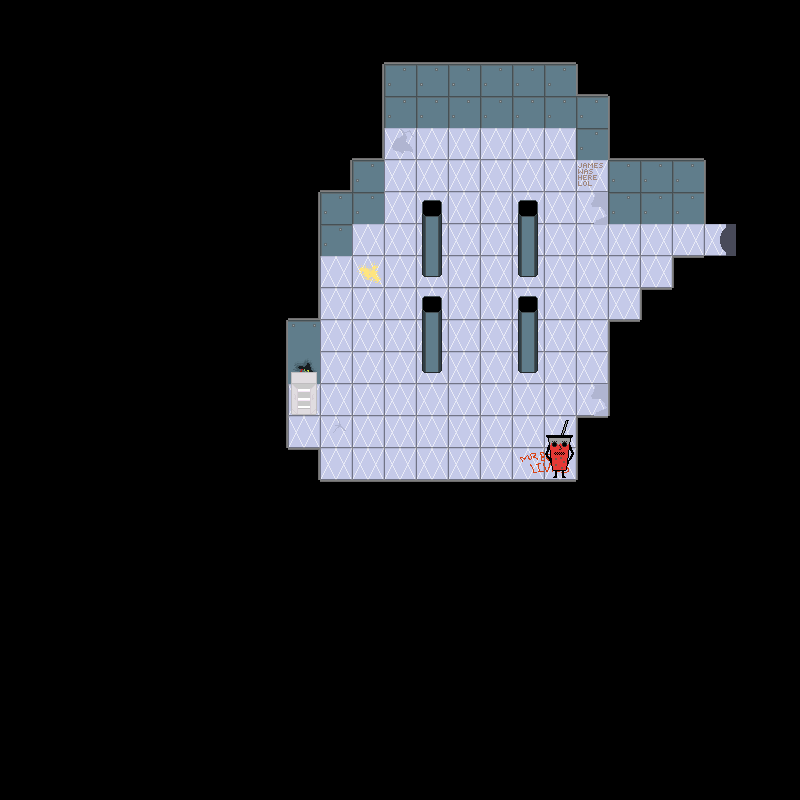

Rendered tile map (Tiled .tmx) drawn with the repository's tilesets; below, a short description and the full map source, tile grids included:
An orthogonal 25x25 tile map with 32x32 px tiles, 5 tile layers (backgroundLayer, wallLayer, objectLayer, objectAboveLayer, ...), 2 tilesets and 1 object.

<map version="1.2" tiledversion="1.2.3" orientation="orthogonal" renderorder="right-down" width="25" height="25" tilewidth="32" tileheight="32" infinite="0" nextlayerid="7" nextobjectid="2">
 <tileset firstgid="1" name="f2tiles" tilewidth="32" tileheight="32" tilecount="56" columns="8">
  <image source="../../assets/Floor 2/f2spritesheet.png" width="256" height="224" />
 </tileset>
 <tileset firstgid="57" name="f2objs" tilewidth="32" tileheight="32" tilecount="16" columns="4">
  <image source="../../assets/Floor 2/objspritesheet.png" width="128" height="128" />
 </tileset>
 <layer id="1" name="backgroundLayer" width="25" height="25">
  <data encoding="csv">
1,1,1,1,1,1,1,1,1,1,1,1,1,1,1,1,1,1,1,1,1,1,1,1,1,
1,1,1,1,1,1,1,1,1,1,1,1,1,1,1,1,1,1,1,1,1,1,1,1,1,
1,1,1,1,1,1,1,1,1,1,1,1,1,1,1,1,1,1,1,1,1,1,1,1,1,
1,1,1,1,1,1,1,1,1,1,1,1,1,1,1,1,1,1,1,1,1,1,1,1,1,
1,1,1,1,1,1,1,1,1,1,1,1,37,8,8,8,8,8,1,1,1,1,1,1,1,
1,1,1,1,1,1,1,1,1,1,1,1,8,8,8,8,8,8,50,1,1,1,1,1,1,
1,1,1,1,1,1,1,1,1,1,1,1,8,8,8,8,8,8,35,1,1,1,1,1,1,
1,1,1,1,1,1,1,1,1,1,1,8,8,8,8,8,8,8,8,8,8,8,15,1,1,
1,1,1,1,1,1,1,1,1,1,8,49,8,8,8,8,51,8,8,8,8,1,1,1,1,
1,1,1,1,1,1,1,1,1,1,8,8,8,8,8,8,8,8,8,8,1,1,1,1,1,
1,1,1,1,1,1,1,1,1,1,8,8,8,8,8,8,8,8,8,1,1,1,1,1,1,
1,1,1,1,1,1,1,1,1,1,8,8,8,51,8,8,8,8,8,1,1,1,1,1,1,
1,1,1,1,1,1,1,1,1,8,8,8,8,8,8,8,8,8,35,1,1,1,1,1,1,
1,1,1,1,1,1,1,1,1,8,51,8,8,8,8,8,8,8,1,1,1,1,1,1,1,
1,1,1,1,1,1,1,1,1,1,8,8,8,8,8,8,54,55,1,1,1,1,1,1,1,
1,1,1,1,1,1,1,1,1,1,1,1,1,1,1,1,1,1,1,1,1,1,1,1,1,
1,1,1,1,1,1,1,1,1,1,1,1,1,1,1,1,1,1,1,1,1,1,1,1,1,
1,1,1,1,1,1,1,1,1,1,1,1,1,1,1,1,1,1,1,1,1,1,1,1,1,
1,1,1,1,1,1,1,1,1,1,1,1,1,1,1,1,1,1,1,1,1,1,1,1,1,
1,1,1,1,1,1,1,1,1,1,1,1,1,1,1,1,1,1,1,1,1,1,1,1,1,
1,1,1,1,1,1,1,1,1,1,1,1,1,1,1,1,1,1,1,1,1,1,1,1,1,
1,1,1,1,1,1,1,1,1,1,1,1,1,1,1,1,1,1,1,1,1,1,1,1,1,
1,1,1,1,1,1,1,1,1,1,1,1,1,1,1,1,1,1,1,1,1,1,1,1,1,
1,1,1,1,1,1,1,1,1,1,1,1,1,1,1,1,1,1,1,1,1,1,1,1,1,
1,1,1,1,1,1,1,1,1,1,1,1,1,1,1,1,1,1,1,1,1,1,1,1,1
</data>
 </layer>
 <layer id="2" name="wallLayer" width="25" height="25">
  <data encoding="csv">
0,0,0,0,0,0,0,0,0,0,0,0,0,0,0,0,0,0,0,0,0,0,0,0,0,
0,0,0,0,0,0,0,0,0,0,0,1,7,7,7,7,7,7,1,0,0,0,0,0,0,
0,0,0,0,0,0,0,0,0,0,0,5,28,28,28,28,28,28,3,1,0,0,0,0,0,
0,0,0,0,0,0,0,0,0,0,0,5,28,28,28,28,28,28,28,6,0,0,0,0,0,
0,0,0,0,0,0,0,0,0,0,1,4,0,0,0,0,0,0,28,3,7,7,1,0,0,
0,0,0,0,0,0,0,0,0,1,4,28,0,0,0,0,0,0,0,28,28,28,6,0,0,
0,0,0,0,0,0,0,0,0,5,28,28,0,0,0,0,0,0,0,28,28,28,6,1,0,
0,0,0,0,0,0,0,0,0,5,28,0,0,0,0,0,0,0,0,0,0,0,0,1,0,
0,0,0,0,0,0,0,0,0,5,0,0,0,57,0,0,57,0,0,0,0,9,1,1,0,
0,0,0,0,0,0,0,0,1,4,0,0,0,0,0,0,0,0,0,0,9,1,0,0,0,
0,0,0,0,0,0,0,0,5,27,0,0,0,0,0,0,0,0,0,9,1,0,0,0,0,
0,0,0,0,0,0,0,0,5,20,0,0,0,57,0,0,57,0,0,6,0,0,0,0,0,
0,0,0,0,0,0,0,0,5,0,0,0,0,0,0,0,0,0,0,6,0,0,0,0,0,
0,0,0,0,0,0,0,0,5,0,0,0,0,0,0,0,0,0,9,1,0,0,0,0,0,
0,0,0,0,0,0,0,0,1,10,0,0,0,0,0,0,0,0,6,0,0,0,0,0,0,
0,0,0,0,0,0,0,0,0,1,2,2,2,2,2,2,2,2,1,0,0,0,0,0,0,
0,0,0,0,0,0,0,0,0,0,0,0,0,0,0,0,0,0,0,0,0,0,0,0,0,
0,0,0,0,0,0,0,0,0,0,0,0,0,0,0,0,0,0,0,0,0,0,0,0,0,
0,0,0,0,0,0,0,0,0,0,0,0,0,0,0,0,0,0,0,0,0,0,0,0,0,
0,0,0,0,0,0,0,0,0,0,0,0,0,0,0,0,0,0,0,0,0,0,0,0,0,
0,0,0,0,0,0,0,0,0,0,0,0,0,0,0,0,0,0,0,0,0,0,0,0,0,
0,0,0,0,0,0,0,0,0,0,0,0,0,0,0,0,0,0,0,0,0,0,0,0,0,
0,0,0,0,0,0,0,0,0,0,0,0,0,0,0,0,0,0,0,0,0,0,0,0,0,
0,0,0,0,0,0,0,0,0,0,0,0,0,0,0,0,0,0,0,0,0,0,0,0,0,
0,0,0,0,0,0,0,0,0,0,0,0,0,0,0,0,0,0,0,0,0,0,0,0,0
</data>
 </layer>
 <layer id="3" name="objectLayer" width="25" height="25">
  <data encoding="csv">
0,0,0,0,0,0,0,0,0,0,0,0,0,0,0,0,0,0,0,0,0,0,0,0,0,
0,0,0,0,0,0,0,0,0,0,0,0,0,0,0,0,0,0,0,0,0,0,0,0,0,
0,0,0,0,0,0,0,0,0,0,0,0,0,0,0,0,0,0,0,0,0,0,0,0,0,
0,0,0,0,0,0,0,0,0,0,0,0,0,0,0,0,0,0,0,0,0,0,0,0,0,
0,0,0,0,0,0,0,0,0,0,0,0,0,0,0,0,0,0,0,0,0,0,0,0,0,
0,0,0,0,0,0,0,0,0,0,0,0,0,0,0,0,0,0,0,0,0,0,0,0,0,
0,0,0,0,0,0,0,0,0,0,0,0,0,0,0,0,0,0,0,0,0,0,0,0,0,
0,0,0,0,0,0,0,0,0,0,0,0,0,0,0,0,0,0,0,0,0,0,0,0,0,
0,0,0,0,0,0,0,0,0,0,0,0,0,0,0,0,0,0,0,0,0,0,0,0,0,
0,0,0,0,0,0,0,0,0,0,0,0,0,0,0,0,0,0,0,0,0,0,0,0,0,
0,0,0,0,0,0,0,0,0,0,0,0,0,0,0,0,0,0,0,0,0,0,0,0,0,
0,0,0,0,0,0,0,0,0,0,0,0,0,0,0,0,0,0,0,0,0,0,0,0,0,
0,0,0,0,0,0,0,0,0,68,0,0,0,0,0,0,0,0,0,0,0,0,0,0,0,
0,0,0,0,0,0,0,0,0,0,0,0,0,0,0,0,0,0,0,0,0,0,0,0,0,
0,0,0,0,0,0,0,0,0,0,0,0,0,0,0,0,0,2147483718,0,0,0,0,0,0,0,
0,0,0,0,0,0,0,0,0,0,0,0,0,0,0,0,0,0,0,0,0,0,0,0,0,
0,0,0,0,0,0,0,0,0,0,0,0,0,0,0,0,0,0,0,0,0,0,0,0,0,
0,0,0,0,0,0,0,0,0,0,0,0,0,0,0,0,0,0,0,0,0,0,0,0,0,
0,0,0,0,0,0,0,0,0,0,0,0,0,0,0,0,0,0,0,0,0,0,0,0,0,
0,0,0,0,0,0,0,0,0,0,0,0,0,0,0,0,0,0,0,0,0,0,0,0,0,
0,0,0,0,0,0,0,0,0,0,0,0,0,0,0,0,0,0,0,0,0,0,0,0,0,
0,0,0,0,0,0,0,0,0,0,0,0,0,0,0,0,0,0,0,0,0,0,0,0,0,
0,0,0,0,0,0,0,0,0,0,0,0,0,0,0,0,0,0,0,0,0,0,0,0,0,
0,0,0,0,0,0,0,0,0,0,0,0,0,0,0,0,0,0,0,0,0,0,0,0,0,
0,0,0,0,0,0,0,0,0,0,0,0,0,0,0,0,0,0,0,0,0,0,0,0,0
</data>
 </layer>
 <layer id="4" name="objectAboveLayer" width="25" height="25">
  <data encoding="csv">
0,0,0,0,0,0,0,0,0,0,0,0,0,0,0,0,0,0,0,0,0,0,0,0,0,
0,0,0,0,0,0,0,0,0,0,0,0,0,0,0,0,0,0,0,0,0,0,0,0,0,
0,0,0,0,0,0,0,0,0,0,0,0,0,0,0,0,0,0,0,0,0,0,0,0,0,
0,0,0,0,0,0,0,0,0,0,0,0,0,0,0,0,0,0,0,0,0,0,0,0,0,
0,0,0,0,0,0,0,0,0,0,0,0,0,0,0,0,0,0,0,0,0,0,0,0,0,
0,0,0,0,0,0,0,0,0,0,0,0,0,0,0,0,0,0,0,0,0,0,0,0,0,
0,0,0,0,0,0,0,0,0,0,0,0,0,0,0,0,0,0,0,0,0,0,0,0,0,
0,0,0,0,0,0,0,0,0,0,0,0,0,0,0,0,0,0,0,0,0,0,0,0,0,
0,0,0,0,0,0,0,0,0,0,0,0,0,0,0,0,0,0,0,0,0,0,0,0,0,
0,0,0,0,0,0,0,0,0,0,0,0,0,0,0,0,0,0,0,0,0,0,0,0,0,
0,0,0,0,0,0,0,0,0,0,0,0,0,0,0,0,0,0,0,0,0,0,0,0,0,
0,0,0,0,0,0,0,0,0,63,0,0,0,0,0,0,0,0,0,0,0,0,0,0,0,
0,0,0,0,0,0,0,0,0,0,0,0,0,0,0,0,0,0,0,0,0,0,0,0,0,
0,0,0,0,0,0,0,0,0,0,0,0,0,0,0,0,0,2147483719,0,0,0,0,0,0,0,
0,0,0,0,0,0,0,0,0,0,0,0,0,0,0,0,0,0,0,0,0,0,0,0,0,
0,0,0,0,0,0,0,0,0,0,0,0,0,0,0,0,0,0,0,0,0,0,0,0,0,
0,0,0,0,0,0,0,0,0,0,0,0,0,0,0,0,0,0,0,0,0,0,0,0,0,
0,0,0,0,0,0,0,0,0,0,0,0,0,0,0,0,0,0,0,0,0,0,0,0,0,
0,0,0,0,0,0,0,0,0,0,0,0,0,0,0,0,0,0,0,0,0,0,0,0,0,
0,0,0,0,0,0,0,0,0,0,0,0,0,0,0,0,0,0,0,0,0,0,0,0,0,
0,0,0,0,0,0,0,0,0,0,0,0,0,0,0,0,0,0,0,0,0,0,0,0,0,
0,0,0,0,0,0,0,0,0,0,0,0,0,0,0,0,0,0,0,0,0,0,0,0,0,
0,0,0,0,0,0,0,0,0,0,0,0,0,0,0,0,0,0,0,0,0,0,0,0,0,
0,0,0,0,0,0,0,0,0,0,0,0,0,0,0,0,0,0,0,0,0,0,0,0,0,
0,0,0,0,0,0,0,0,0,0,0,0,0,0,0,0,0,0,0,0,0,0,0,0,0
</data>
 </layer>
 <objectgroup id="6" name="doorLayer">
  <object id="1" gid="16" x="704" y="256" width="32" height="32">
   <properties>
    <property name="door" value="right" />
   </properties>
  </object>
 </objectgroup>
 <layer id="5" name="aboveLayer" width="25" height="25">
  <data encoding="csv">
0,0,0,0,0,0,0,0,0,0,0,0,0,0,0,0,0,0,0,0,0,0,0,0,0,
0,0,0,0,0,0,0,0,0,0,0,0,0,0,0,0,0,0,0,0,0,0,0,0,0,
0,0,0,0,0,0,0,0,0,0,0,0,0,0,0,0,0,0,0,0,0,0,0,0,0,
0,0,0,0,0,0,0,0,0,0,0,0,0,0,0,0,0,0,0,0,0,0,0,0,0,
0,0,0,0,0,0,0,0,0,0,0,0,0,0,0,0,0,0,0,0,0,0,0,0,0,
0,0,0,0,0,0,0,0,0,0,0,0,0,0,0,0,0,0,0,0,0,0,0,0,0,
0,0,0,0,0,0,0,0,0,0,0,0,0,58,0,0,58,0,0,0,0,0,0,0,0,
0,0,0,0,0,0,0,0,0,0,0,0,0,72,0,0,72,0,0,0,0,0,0,0,0,
0,0,0,0,0,0,0,0,0,0,0,0,0,0,0,0,0,0,0,0,0,0,0,0,0,
0,0,0,0,0,0,0,0,0,0,0,0,0,58,0,0,58,0,0,0,0,0,0,0,0,
0,0,0,0,0,0,0,0,0,0,0,0,0,72,0,0,72,0,0,0,0,0,0,0,0,
0,0,0,0,0,0,0,0,0,0,0,0,0,0,0,0,0,0,0,0,0,0,0,0,0,
0,0,0,0,0,0,0,0,0,0,0,0,0,0,0,0,0,0,0,0,0,0,0,0,0,
0,0,0,0,0,0,0,0,0,0,0,0,0,0,0,0,0,0,0,0,0,0,0,0,0,
0,0,0,0,0,0,0,0,0,0,0,0,0,0,0,0,0,0,0,0,0,0,0,0,0,
0,0,0,0,0,0,0,0,0,0,0,0,0,0,0,0,0,0,0,0,0,0,0,0,0,
0,0,0,0,0,0,0,0,0,0,0,0,0,0,0,0,0,0,0,0,0,0,0,0,0,
0,0,0,0,0,0,0,0,0,0,0,0,0,0,0,0,0,0,0,0,0,0,0,0,0,
0,0,0,0,0,0,0,0,0,0,0,0,0,0,0,0,0,0,0,0,0,0,0,0,0,
0,0,0,0,0,0,0,0,0,0,0,0,0,0,0,0,0,0,0,0,0,0,0,0,0,
0,0,0,0,0,0,0,0,0,0,0,0,0,0,0,0,0,0,0,0,0,0,0,0,0,
0,0,0,0,0,0,0,0,0,0,0,0,0,0,0,0,0,0,0,0,0,0,0,0,0,
0,0,0,0,0,0,0,0,0,0,0,0,0,0,0,0,0,0,0,0,0,0,0,0,0,
0,0,0,0,0,0,0,0,0,0,0,0,0,0,0,0,0,0,0,0,0,0,0,0,0,
0,0,0,0,0,0,0,0,0,0,0,0,0,0,0,0,0,0,0,0,0,0,0,0,0
</data>
 </layer>
</map>
